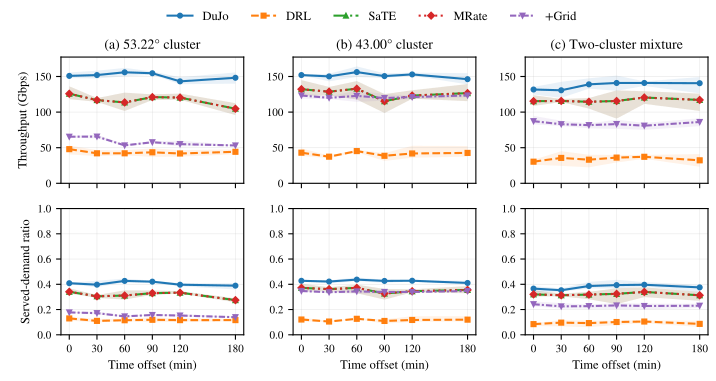

This chart was generated by the following Python code:
#!/usr/bin/env python3
"""Plot the complete Comment 2.1 matrix; never select a run by modification time."""
import argparse
import csv
import json
from pathlib import Path
import numpy as np
import matplotlib
matplotlib.use('Agg')
import matplotlib.pyplot as plt

METHODS = ['DuJo', 'DRL', 'SaTE', 'MRate', '+Grid']
CONFIGS = ['shell53', 'shell43', 'mixed']
OFFSETS = [0, 30, 60, 90, 120, 180]
COLORS = ['#1f77b4', '#ff7f0e', '#2ca02c', '#d62728', '#9467bd']
MARKERS = ['o', 's', '^', 'D', 'v']
STYLES = ['-', '--', '-.', ':', (0, (3, 1, 1, 1))]


def main():
    parser = argparse.ArgumentParser(description=__doc__)
    parser.add_argument('--results', type=Path, required=True)
    parser.add_argument('--output', type=Path, required=True)
    args = parser.parse_args()
    rows = [json.loads(p.read_text()) for p in sorted((args.results / 'results').glob('*.json'))]
    keys = {(r['config'], r['selection'], r['offset_minutes'], r['method']) for r in rows}
    expected = {(c, s, t, m) for c in CONFIGS for s in range(3) for t in OFFSETS for m in METHODS}
    assert keys == expected and len(rows) == 270, 'Incomplete or duplicate experiment matrix'
    for c in CONFIGS:
        for s in range(3):
            for t in OFFSETS:
                same = [r for r in rows if (r['config'], r['selection'], r['offset_minutes']) == (c,s,t)]
                assert all(r['fingerprint'] == same[0]['fingerprint'] for r in same)
                assert len({r['offered_demand_gbps'] for r in same}) == 1
    fields = [k for k in rows[0] if k != 'fingerprint']
    with (args.results / 'results.csv').open('w', newline='') as fp:
        writer = csv.DictWriter(fp, fieldnames=fields, extrasaction='ignore')
        writer.writeheader()
        writer.writerows(rows)
    plt.rcParams.update({'font.family': 'serif',
                         'font.serif': ['STIXGeneral'],
                         'mathtext.fontset': 'cm', 'font.size': 9, 'axes.labelsize': 9,
                         'xtick.labelsize': 8, 'ytick.labelsize': 8, 'pdf.fonttype': 42})
    fig, axes = plt.subplots(2, 3, figsize=(7.16, 3.8), sharex=True)
    summaries = {}
    for j, config in enumerate(CONFIGS):
        subset = [r for r in rows if r['config'] == config]
        summaries[config] = {}
        for method, color, marker, style in zip(METHODS, COLORS, MARKERS, STYLES):
            data = [r for r in subset if r['method'] == method]
            summaries[config][method] = {
                metric: {'mean': float(np.mean([r[metric] for r in data])),
                         'min': float(min(r[metric] for r in data)),
                         'max': float(max(r[metric] for r in data))}
                for metric in ['served_throughput_gbps', 'served_ratio', 'selected_inter_shell_pairs', 'evaluation_seconds']}
            for i, metric in enumerate(['served_throughput_gbps', 'served_ratio']):
                values = np.array([[next(r[metric] for r in data if r['selection']==s and r['offset_minutes']==t)
                                    for s in range(3)] for t in OFFSETS])
                ax = axes[i,j]
                ax.fill_between(OFFSETS, values.min(axis=1), values.max(axis=1), color=color, alpha=.10, linewidth=0)
                ax.plot(OFFSETS, values.mean(axis=1), color=color, marker=marker,
                        linewidth=1.5, linestyle=style, markersize=3.4, label=method)
        wins, gains = 0, []
        for s in range(3):
            for t in OFFSETS:
                d = {r['method']:r['served_throughput_gbps'] for r in subset if r['selection']==s and r['offset_minutes']==t}
                best = max(d[m] for m in METHODS if m != 'DuJo')
                wins += int(d['DuJo'] > best + 1e-6)
                if best > 0: gains.append(100*(d['DuJo']/best-1))
        summaries[config]['paired_comparison'] = {'dujo_strict_wins':wins, 'instances':18,
            'relative_difference_defined_instances':len(gains),
            'gain_over_best_baseline_percent': {'min':min(gains) if gains else None,
                'max':max(gains) if gains else None, 'mean':float(np.mean(gains)) if gains else None}}
        axes[0,j].set_title(['(a) 53.22° cluster', '(b) 43.00° cluster', '(c) Two-cluster mixture'][j], fontsize=10)
        axes[1,j].set_xlabel('Time offset (min)')
        for ax in axes[:,j]:
            ax.grid(alpha=.25, linewidth=.5)
            ax.set_xticks(OFFSETS)
            ax.set_ylim(bottom=0)
            ax.tick_params(width=.8)
        axes[0,j].set_ylim(0, 1.08 * max(r['served_throughput_gbps'] for r in rows))
        axes[1,j].set_ylim(0, 1)
    axes[0,0].set_ylabel('Throughput (Gbps)')
    axes[1,0].set_ylabel('Served-demand ratio')
    fig.legend(*axes[0,0].get_legend_handles_labels(), loc='upper center', ncol=5,
               bbox_to_anchor=(.52, 1), frameon=False, columnspacing=1.8)
    fig.subplots_adjust(left=.085, right=.99, bottom=.12, top=.85, wspace=.27, hspace=.20)
    args.output.parent.mkdir(parents=True, exist_ok=True)
    fig.savefig(args.output)
    (args.results / 'summary.json').write_text(json.dumps(summaries, indent=2)+'\n')
    print(json.dumps(summaries, indent=2))


if __name__ == '__main__':
    main()
